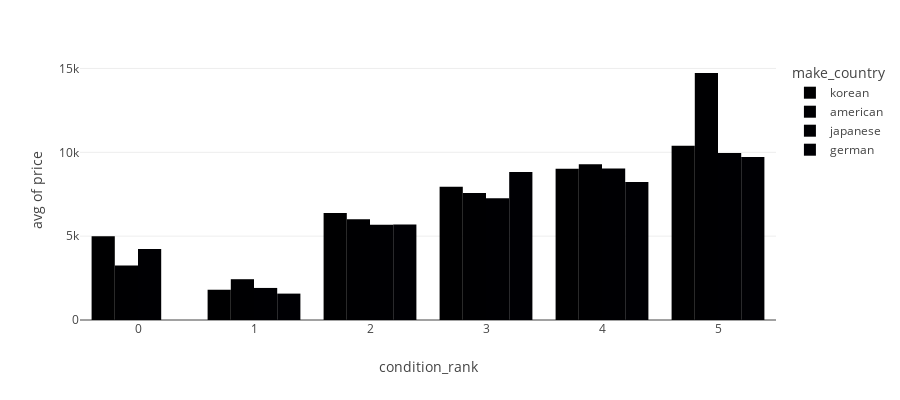

Source (notebook cell):
### Markdown cell above
The vast majority of the sedans for sale come from Japanese or American brands and cost between \$3,000 and \$6,000.

### Code cell
fig4 = px.histogram(df_sedan, x='condition_rank', y='price',
             color='make_country', barmode='group',
             histfunc='avg', height=400,
             labels={'condition_rank': '0 = salvage, 1 = fair, 2 = good, 3 = excellent, 4 = like new, 5 = new'})
fig4.show()

### Figure 1 — Plotly figure (JSON) as saved in the notebook; plotly's stock layout.template omitted (floating-point values rounded to 4 significant figures; data arrays with more than 128 entries replaced by an {"elided": "..."} marker saying what was removed)
{"data": [{"alignmentgroup": "True", "bingroup": "x", "histfunc": "avg", "hovertemplate": "make_country=korean<br>condition_rank=%{x}<br>avg of price=%{y}<extra></extra>", "legendgroup": "korean", "marker": {"color": "#000001", "pattern": {"shape": ""}}, "name": "korean", "offsetgroup": "korean", "orientation": "v", "showlegend": true, "type": "histogram", "x": {"elided": "696 int values"}, "xaxis": "x", "y": {"elided": "696 int values"}, "yaxis": "y"}, {"alignmentgroup": "True", "bingroup": "x", "histfunc": "avg", "hovertemplate": "make_country=american<br>condition_rank=%{x}<br>avg of price=%{y}<extra></extra>", "legendgroup": "american", "marker": {"color": "#000002", "pattern": {"shape": ""}}, "name": "american", "offsetgroup": "american", "orientation": "v", "showlegend": true, "type": "histogram", "x": {"elided": "3659 int values"}, "xaxis": "x", "y": {"elided": "3659 int values"}, "yaxis": "y"}, {"alignmentgroup": "True", "bingroup": "x", "histfunc": "avg", "hovertemplate": "make_country=japanese<br>condition_rank=%{x}<br>avg of price=%{y}<extra></extra>", "legendgroup": "japanese", "marker": {"color": "#000003", "pattern": {"shape": ""}}, "name": "japanese", "offsetgroup": "japanese", "orientation": "v", "showlegend": true, "type": "histogram", "x": {"elided": "4529 int values"}, "xaxis": "x", "y": {"elided": "4529 int values"}, "yaxis": "y"}, {"alignmentgroup": "True", "bingroup": "x", "histfunc": "avg", "hovertemplate": "make_country=german<br>condition_rank=%{x}<br>avg of price=%{y}<extra></extra>", "legendgroup": "german", "marker": {"color": "#000004", "pattern": {"shape": ""}}, "name": "german", "offsetgroup": "german", "orientation": "v", "showlegend": true, "type": "histogram", "x": {"elided": "651 int values"}, "xaxis": "x", "y": {"elided": "651 int values"}, "yaxis": "y"}], "layout": {"barmode": "group", "height": 400, "legend": {"title": {"text": "make_country"}, "tracegroupgap": 0}, "margin": {"t": 60}, "xaxis": {"anchor": "y", "domain": [0, 1], "title": {"text": "condition_rank"}}, "yaxis": {"anchor": "x", "domain": [0, 1], "title": {"text": "avg of price"}}}}
